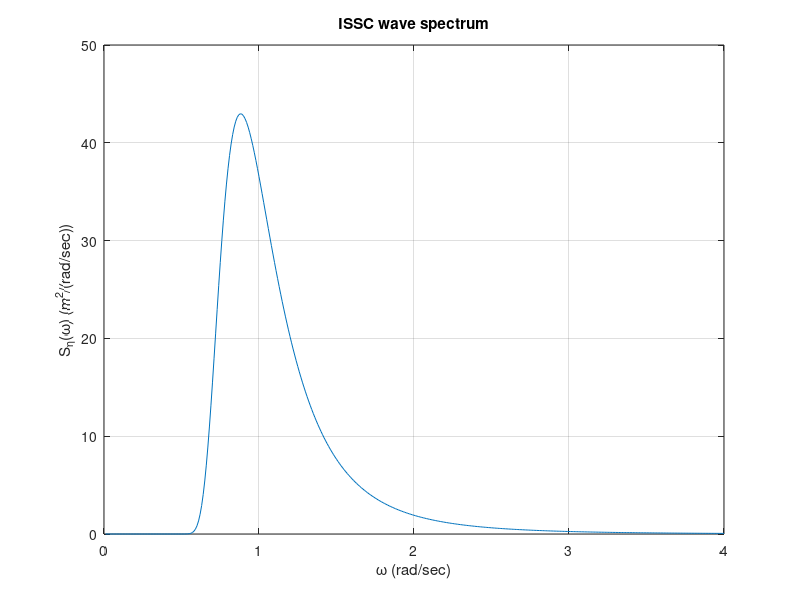
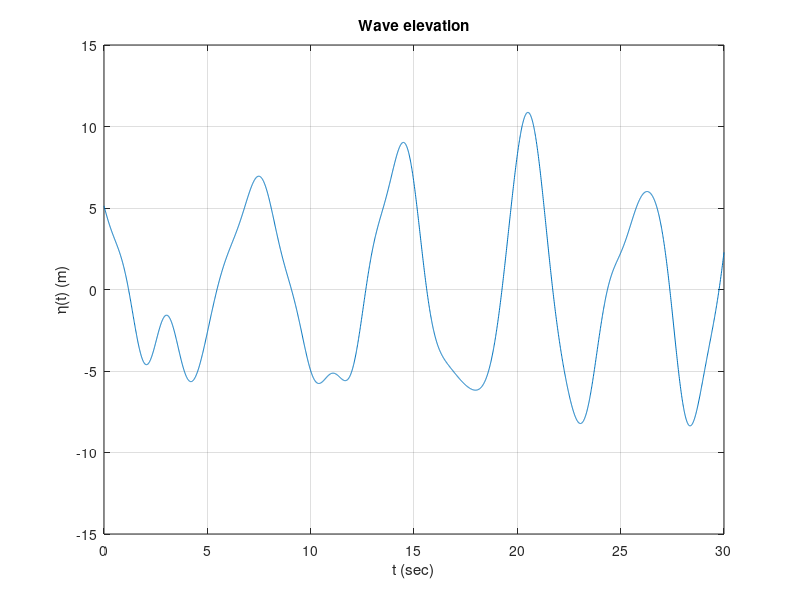

These charts were generated, in order, by the following MATLAB code:
%% Initialize
clear ; clc ; close all ;

%% Given for ISSC wave spectrum
% Condition to represent the wave spectrum
angularFrequencyMax = 4 ;

% Variables to represent to the wave energy spectrum
periodAvegrage = 10 ; 
waveSignificantHeight = 6 ;
A = (173 * waveSignificantHeight^2) / (periodAvegrage^2) ; 
B = 691 / (waveSignificantHeight^4) ;
angularFrequency = 0:0.01:angularFrequencyMax ;

% Wave energy spectrum formula
waveEnergySpectrum = (A ./ angularFrequency.^5) .* exp(-B ./ angularFrequency.^5) ;

% Visualization of the wave energy spectrum
waveEnergySpectrumFig = figure ;
figure(waveEnergySpectrumFig) ;
plot(angularFrequency, waveEnergySpectrum) ;
title('ISSC wave spectrum') ;
xlabel('\omega (rad/sec)') ; ylabel('S_{\eta}(\omega) (m^{2}/(rad/sec))') ;
grid on ;
saveas(waveEnergySpectrumFig, 'WaveEnergySpectrumISSC.png') ;

%% Wave elevation time series according to discrete angular frequncy
% It Needs 
%  1. discrete angular wave frequency
%  2. discrete wave energy spectrum according to discrete angular wave frequecy
%  3. angular frequency interval
%  4. time step to represent the wave elevation in time series
%  5. random phase anlge according to discrete angular frequency

% the number of bins to devide the angular frequency domain for discrete anular frequnecy
numBins = 500 ;      

% 1. discrete angular wave frequency
angularFrequencyDiscrete = linspace(0, angularFrequencyMax, numBins) ;

% 2. discrete wave energy spectrum
waveEnergySpectrumDiscrete = interp1(angularFrequency, waveEnergySpectrum, angularFrequencyDiscrete) ;

% 3. Angular frequency interval
angularFreqeuncyInterval = angularFrequencyMax / numBins ;

% 4. Random phase angle according to discrete angular frequency
phaseAngleRandSeed = 2 ;
rng(phaseAngleRandSeed) ;
randomPhaseAngle = rand(1, numBins) * (2*pi) ;

% Wave elevation according to discrete angular frequncdy
% waveElevation:  across row: anglularFrequencyIndex, across column: timeStep
timeMax = 30 ;
timeStep = 0:0.01:timeMax ;
for angularFrequencyIndex = 1:length(angularFrequencyDiscrete)
    componentWaveElevation(:, angularFrequencyIndex) =...
        sqrt(2 * waveEnergySpectrumDiscrete(angularFrequencyIndex) * angularFreqeuncyInterval)...
        * cos(angularFrequencyDiscrete(angularFrequencyIndex) * timeStep...
        + randomPhaseAngle(angularFrequencyIndex)) ;
end


%% Visualization of the component wave(each regular wave) elevation according to discrete angular wave frequncy
showsComponentWaveElevation = false ;

if showsComponentWaveElevation
    numSubplotInOneFig = 24 ;
    numFig = ceil(numBins / numSubplotInOneFig) ;
    numSubplotColumn = 3 ;
    numSubplotRow = ceil(numSubplotInOneFig / numSubplotColumn) ;
    angularFrequencyIndex = 0 ;     

    for figIndex = 1:numFig
        componentWaveElevationFig(figIndex) = figure ;
        figure(componentWaveElevationFig(figIndex)) ;
        set(componentWaveElevationFig(figIndex), 'position', [0 0 (numSubplotColumn * 150 * 1.4) (numSubplotRow * 100 * 1.2)]) ;
        tempAngularFrequencyIndexHistory = [] ;     % reset the angular frequency index history

        for subplotCount = 1:numSubplotInOneFig
            angularFrequencyIndex = angularFrequencyIndex + 1 ;
            if angularFrequencyIndex > numBins
                break
            end
            tempAngularFrequencyIndexHistory(subplotCount) = angularFrequencyIndex ;    % Save angular frequency index history for subgroup title

            subplot(numSubplotRow, numSubplotColumn, subplotCount) ;
            plot(timeStep, componentWaveElevation(:, angularFrequencyIndex)) ;
            axis([0 timeMax -max(max(componentWaveElevation)) max(max(componentWaveElevation))]) ;
            xlabel('t (sec)') ; ylabel('\eta(t) (m)') ;
            title(['\omega_{', num2str(angularFrequencyIndex), '}']) ;
            grid on ;
        end

        sgtitle(['Time singal of wave elevation for \omega_{',...
            num2str(min(tempAngularFrequencyIndexHistory)), '} _- _{',...
            num2str(max(tempAngularFrequencyIndexHistory)), '}']) ;

        componentWavefigSaveName = sprintf('WaveElevation%d_%d.png',...
            min(tempAngularFrequencyIndexHistory),...
            max(tempAngularFrequencyIndexHistory)) ;

        saveas(componentWaveElevationFig(figIndex), componentWavefigSaveName) ;
    end
end

%% Visualization of the irregular wave(sum of each regular wave) elevation
componentWaveElevation = fillmissing(componentWaveElevation, 'constant', 0) ;
waveElevation = sum(componentWaveElevation, 2) ;

waveElevationFig = figure ;
plot(timeStep, waveElevation) ;
axis([0 timeMax -15 15]) ;
xlabel('t (sec)') ; ylabel('\eta(t) (m)') ;
title('Wave elevation') ;
grid on ;
saveas(waveElevationFig, 'WaveElevation.png') ;
save('waveElevation_Bins500_RandSeed2.mat', 'waveElevation') ;